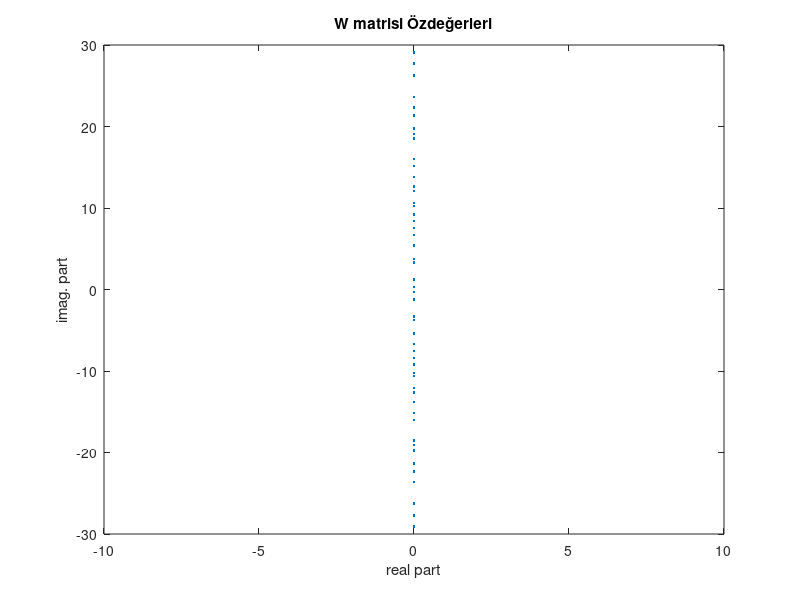

The MATLAB source for this figure:
clear all,

close all,

clc;

N= 50;

A= rand(N); 
S = A - A';

[Vs,Ds ] = eig(S);


B= rand(N); 
Q = B + B';
[Vq,Dq ] = eig(Q);

B = 12;
C = 0.5;
A = 7 - C;
d = (A*exp(-(0:N-1)/B) + C);  
D = diag(rand(N,1)+5);

R = (rand(N)-0.5);
oR = orth(R);
V = oR./vecnorm(oR);

%the Q values
Q = V*D*(V');
% Vinv = V';
% Dinv = diag(1./diag(D));
% Qinv = Vinv*Dinv*Vinv';

[Vspat,Dspat] = eig(Q*S);
lambdas = diag(Dspat);
imag(lambdas);
figure,plot(real(lambdas), imag(lambdas), '.') 
xlim([-10 10])
% ylim([-5 5]) 
ylabel('imag. part')
xlabel('real part')
title('W matrisi Özdeğerleri')

